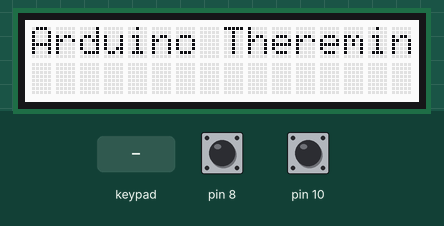
A sketch run on a simulated Arduino Uno, built with avr-gcc and run on an emulated ATmega328P. Parts: 16×2 character LCD. The test bench sets the inputs (shaded band); at power-on: pin 8 HIGH, pin 10 HIGH.

Above: at 3.2 s.
3.3 s: key 'U' pressed
At 3.38 s:
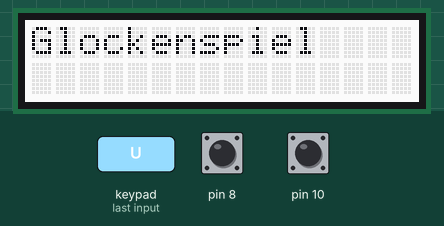
At 3.8 s:
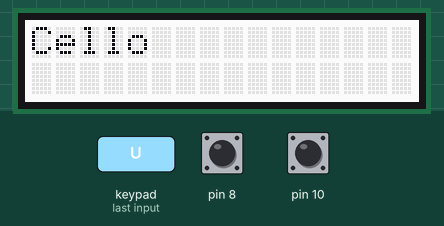
4.9 s: key 'D' pressed
At 6.2 s:
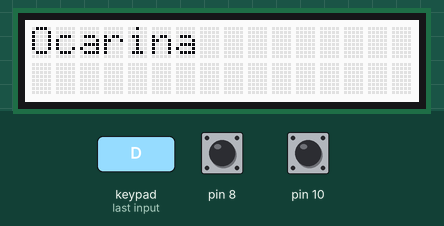
Timing chart, 0 to 7.9 s (numbered marks = the images above; inputs shaded):
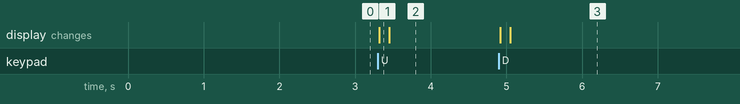

Measured:
- after the input at 3.3 s, the display: changes at once (image 1)
- after the input at 4.9 s, the display: first changes at once (image 3 shows a later state)

The sketch:

theremin.ino
```cpp
/*****************************************************************************
 Title:             Theremin.ino
 Author:            Anna Cristina Karingal
 Created on:        April 8, 2015
 Description:       An Arduino theremin using the Capsense Library to sense input
                     Changes instrument depending on buttons pressed

 Last Modified:     May 15, 2015

 *****************************************************************************/

// LCD Libraries
#include <Wire.h>
#include <Adafruit_MCP23017.h>
#include <Adafruit_RGBLCDShield.h>

// Serial Library for Midi
#include <SoftwareSerial.h>

// CapSense Library
#include <CapacitiveSensor.h>

Adafruit_RGBLCDShield lcd = Adafruit_RGBLCDShield();
SoftwareSerial VS1053_MIDI(0, 2);

// Backlight colors
#define ON 0x1
#define OFF 0x0
#define WHITE 0x7

// MIDI Pins
#define VS1054_RX 2 // Connects to the RX pin on VS1053
#define VS1053_RESET 9 // Connects to the RESET pin on VS1053

// MIDI Actions
#define MIDI_NOTE_ON  0x90
#define MIDI_NOTE_OFF 0x80
#define MIDI_CHAN_MSG 0xB0
#define MIDI_CHAN_BANK 0x00
#define MIDI_CHAN_VOLUME 0x07
#define MIDI_CHAN_PROGRAM 0xC0

// MIDI Sounds
#define VS1053_BANK_DEFAULT 0x00
#define VS1053_BANK_MELODY 0x79

// Set up instrments
struct instrument {
  int midiRef;
  String instrName;

  instrument (int mr, String n): midiRef(mr), instrName(n) { };
};

instrument OCARINA(80, "Ocarina");
instrument GLOCK(10, "Glockenspiel");
instrument CELLO(43, "Cello");
instrument ALL_INSTRUMENTS[] = {OCARINA,  GLOCK, CELLO};
int NUM_OF_INSTRUMENTS = 3;
int i = 0; // To iterate through sounds
long prev = 0;

// Set up sensors: Pins 4 & 13 are receive sensor
CapacitiveSensor volSensor = CapacitiveSensor(9,10);
CapacitiveSensor pitchSensor = CapacitiveSensor(7, 8);

void setup() {

  pitchSensor.set_CS_AutocaL_Millis(0xFFFFFFFF);

  // Display welcome screen
  lcd.begin(16, 2); // Sets num of cols & rows
  lcd.print("Arduino Theremin");
  lcd.setBacklight(WHITE);

  // Set up MIDI
  VS1053_MIDI.begin(31250);

  // Set Reset Pin (D9) to output
  pinMode(VS1053_RESET, OUTPUT);
  digitalWrite(VS1053_RESET, LOW);
  digitalWrite(VS1053_RESET, HIGH);

  // Initialize midi sound
  midiSetChannelBank(0, VS1053_BANK_MELODY);
  midiSetInstrument(0, OCARINA.midiRef);
  midiSetChannelVolume(0, 127);

  delay(2000);

}

void loop() {

  lcd.setCursor(0, 1);

  // Get sensor pitch input and output as midi sound
  long pitch = pitchSensor.capacitiveSensor(10);
  midiNoteOn(0, pitch, 127);

  // Get volume sensor input and output as midi volume
  long vol = volSensor.capacitiveSensor(10);
  long diff = abs(vol - prev);

  // So that volume doesn't jump all over the place
  // Only change volume if difference < 5
  if (diff < 10) {
    midiSetChannelVolume(0, vol);
  }
  prev = vol;

  // Play note for 15ms before turning off
  delay(15);
  midiNoteOff(0, pitch, 127);

  // Scan for button input.
  // Change instrument if up/down button pressed and display on LCD
  uint8_t buttons = lcd.readButtons();
  if (buttons) {
    lcd.clear();
    lcd.setCursor(0, 0);
    if (buttons & BUTTON_UP) {
      if (i < NUM_OF_INSTRUMENTS - 1) {
        i++;
      }
      else {
        i = 0;
      }
    }
    if (buttons & BUTTON_DOWN) {
      if (i > 0) {
        i--;
      }
      else {
        i = NUM_OF_INSTRUMENTS - 1;
      }
    }

    lcd.print(ALL_INSTRUMENTS[i].instrName);
    midiSetInstrument(0, ALL_INSTRUMENTS[i].midiRef);
    delay(100);
  }

}


/**
 *  Functions to write to midi channel
 */
void midiSetInstrument(uint8_t chan, uint8_t inst) {
  if (chan > 15) return;
  inst --;
  if (inst > 127) return;

  VS1053_MIDI.write(MIDI_CHAN_PROGRAM | chan);
  VS1053_MIDI.write(inst);
}

void midiSetChannelVolume(uint8_t chan, uint8_t vol) {
  if (chan > 15) return;
  if (vol > 127) return;

  VS1053_MIDI.write(MIDI_CHAN_MSG | chan);
  VS1053_MIDI.write(MIDI_CHAN_VOLUME);
  VS1053_MIDI.write(vol);
}

void midiSetChannelBank(uint8_t chan, uint8_t bank) {
  if (chan > 15) return;
  if (bank > 127) return;

  VS1053_MIDI.write(MIDI_CHAN_MSG | chan);
  VS1053_MIDI.write((uint8_t)MIDI_CHAN_BANK);
  VS1053_MIDI.write(bank);
}

void midiNoteOn(uint8_t chan, uint8_t n, uint8_t vel) {
  if (chan > 15) return;
  if (n > 127) return;
  if (vel > 127) return;

  VS1053_MIDI.write(MIDI_NOTE_ON | chan);
  VS1053_MIDI.write(n);
  VS1053_MIDI.write(vel);
}

void midiNoteOff(uint8_t chan, uint8_t n, uint8_t vel) {
  if (chan > 15) return;
  if (n > 127) return;
  if (vel > 127) return;

  VS1053_MIDI.write(MIDI_NOTE_OFF | chan);
  VS1053_MIDI.write(n);
  VS1053_MIDI.write(vel);
}
```
